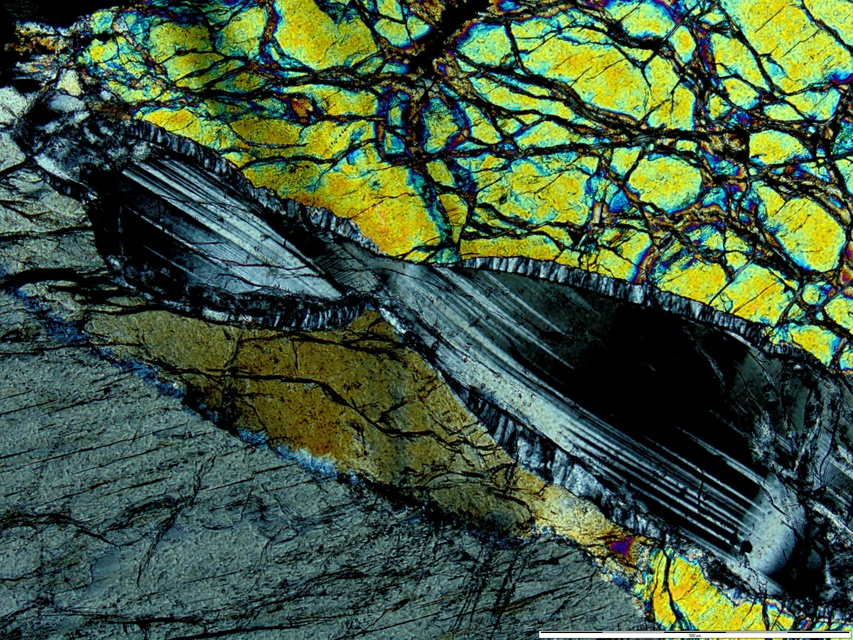
#> input picture images/image.jpg, 853 x 640 px, shrunk from 2560 x 1920 before the run
$ python minerals_aggloclustering.py   (older library calls are emulated)
#> lines starting #> are read from the running program, lines starting #| are printed output that depends on the picture
# -*- coding: utf8 -*-
import time
import numpy as np
import matplotlib.pyplot as plt
from skimage.transform import rescale
from sklearn.feature_extraction.image import grid_to_graph
from sklearn.cluster import AgglomerativeClustering

# ##############################################################################
# Read image
image_file = 'images/image.jpg'
img = plt.imread(image_file)
#> img is the input picture: shape (640, 853, 3); mean R, G, B 67.7, 90.5, 65.2

# and resize it to 30% of the original size to speed up the processing
img = rescale(img, 0.3, multichannel=True)
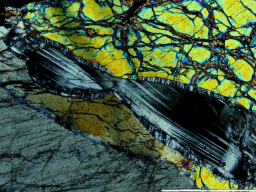
#> img: shape (192, 256, 3) float64; mean R, G, B 0.265, 0.355, 0.256

# initial connectivity matrix, tells you which pixel are close to each other
x, y, z = img.shape
#> x = 192; y = 256; z = 3
connectivity = grid_to_graph(x, y)

# ##############################################################################
# Do the clustering

to = time.time()
n_clusters = 10  # number of clusters we want to find

# AgglomerativeClustering recursively merges the pair of clusters
# that minimally increases a given linkage distance;
# Here the linkage distance is "ward";
# It minimizes the variance of the clusters being merged.
ward = AgglomerativeClustering(
    n_clusters=n_clusters,
    linkage='ward',
    connectivity=connectivity)

X = np.reshape(img, (-1, 3))  # necessary format (Npixels, Nfeatures)
ward.fit(X)
label = np.reshape(ward.labels_, (x, y))
print('Elapsed time: {:.1f} s'.format(time.time() - to))
print('Number of pixels: ', label.size)
#| Number of pixels:  49152
print('Number of clusters: ', np.unique(label).size)
#| Number of clusters:  10
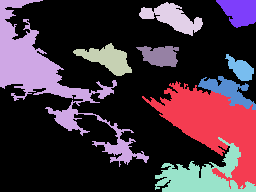
#> label: shape (192, 256) int64; 10 distinct labels, from 0 to 9; one colour per label, 0 black

# ##############################################################################
# Plot the results
fig, ax = plt.subplots(figsize=(10, 6))
ax.imshow(img)
for n in range(n_clusters):
    ax.contour(label == n, linewidths=0.5,
        colors=[plt.cm.nipy_spectral(n / float(n_clusters)), ])
ax.tick_params(labelbottom=False, bottom=False, labelleft=False, left=False)
plt.tight_layout()
plt.savefig('figures/mineral_agglo_{}.png'.format(n_clusters), dpi=300)
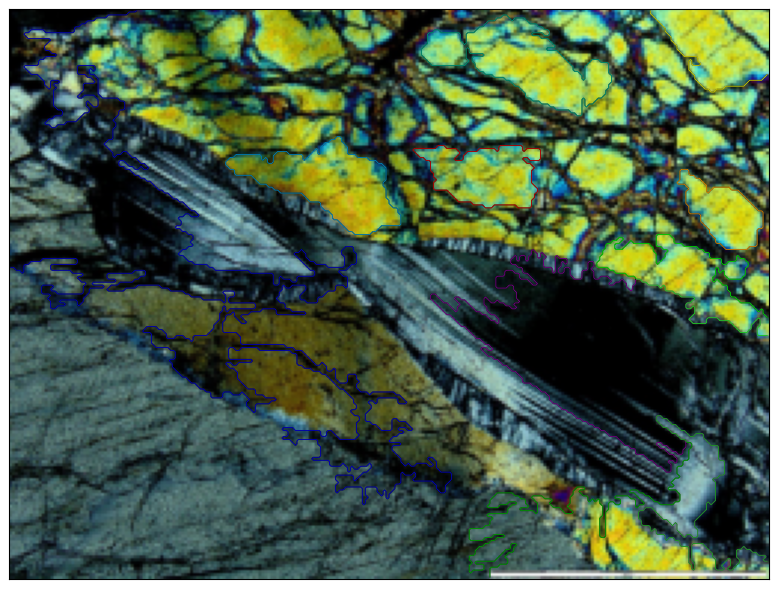
#> figure drawn by matplotlib, 1 panel
plt.close()
